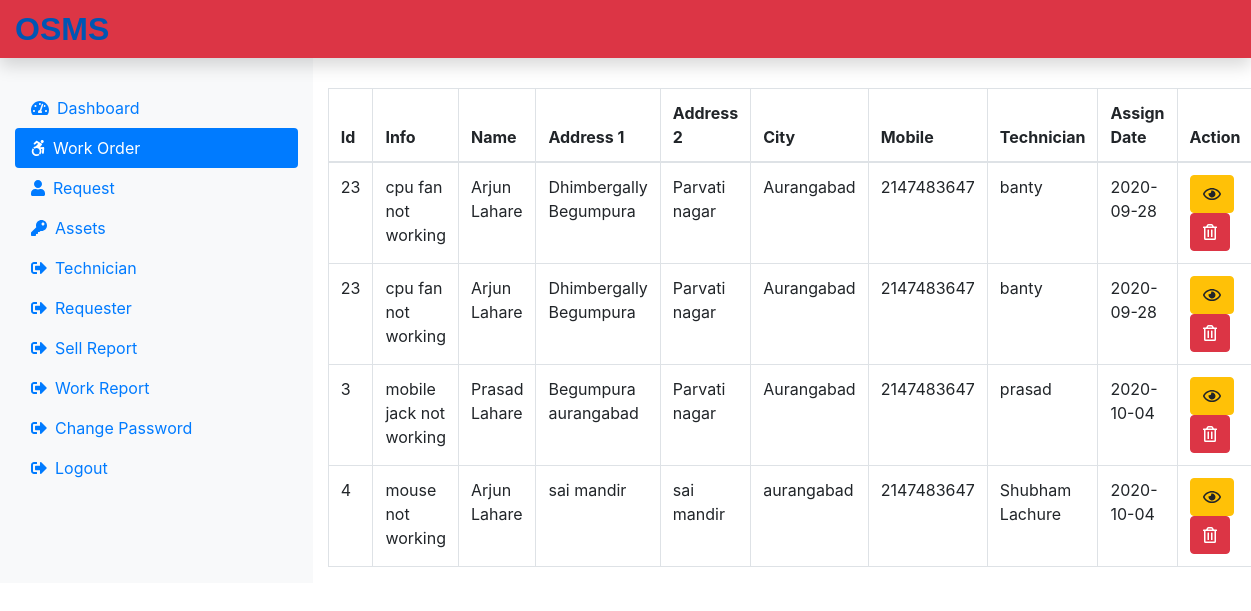
The app's page /admin/work.php (signed in) with its own data.
### tables this page shows
CREATE TABLE `assignwork` (
  `rno` int(11) NOT NULL,
  `assigninfo` text NOT NULL,
  `assigndesc` varchar(60) NOT NULL,
  `assignname` varchar(60) NOT NULL,
  `assignadd1` text NOT NULL,
  `assignadd2` text NOT NULL,
  `assigncity` varchar(60) NOT NULL,
  `assignstate` varchar(60) NOT NULL,
  `assignzip` int(11) NOT NULL,
  `assignemail` varchar(60) NOT NULL,
  `assignmobile` int(11) NOT NULL,
  `assigntechnician` varchar(60) NOT NULL,
  `assigndate` date NOT NULL,
  `assignrequestid` int(11) NOT NULL
);

### admin/work.php (the view, shortened to what this page needs)
<?php
include('admininclude/header.php');
include('../dbconnection.php');
?>
<div class="col-md-9 mt-5">
<?php
    $sql = "SELECT * from assignwork";
    $result = $conn->query($sql);
    if ($result->num_rows> 0 ){
echo    '<table class="table table-bordered">';
echo    '<thead>';
echo    '<tr>';
echo        '<th scope="col">Id</th>';
echo        '<th scope="col">Info</th>';
echo        '<th scope="col">Name</th>';
echo        '<th scope="col">Address 1</th>';
echo        '<th scope="col">Address 2</th>';
echo        '<th scope="col">City</th>';
echo        '<th scope="col">Mobile</th>';
echo        '<th scope="col">Technician</th>';
echo        '<th scope="col">Assign Date</th>';
echo        '<th scope="col">Action</th>';
echo    '</tr>';
echo    '</thead>';
    echo '<tbody>';
        while($row = $result->fetch_assoc()){
            echo '<tr>';
                echo '<td>' .$row["assignrequestid"]. '</td>';
                echo '<td>' .$row["assigninfo"]. '</td>';
                echo '<td>' .$row["assignname"]. '</td>';
                echo '<td>' .$row["assignadd1"]. '</td>';
                echo '<td>' .$row["assignadd2"]. '</td>';
                echo '<td>' .$row["assigncity"]. '</td>';
                echo '<td>' .$row["assignmobile"]. '</td>';
                echo '<td>' .$row["assigntechnician"]. '</td>';
                echo '<td>' .$row["assigndate"]. '</td>';
                echo '<td>' ;
              echo '<form action="viewassignwork.php" method="POST" class="d-inline">';
            echo    '<input type="hidden" name="id" value='.$row["assignrequestid"].'>
                <button class="btn btn-warning" name="view" value="View" type="Submit"> <i class="far fa-eye"></i> </button>';
            echo    '</form>';
            echo '<form action="" method="POST" class="d-inline">';
            echo    '<input type="hidden" name="id" value='.$row["assignrequestid"].'>
                <button class="btn btn-danger" name="delete" value="delete" type="Submit"><i class="far fa-trash-alt"></i></button>';
            echo    '</form>';
        }
    echo '</tbody>';
    echo    '</table>';
} else {
    echo '0 result';
}
?>
</div>
<?php
include('admininclude/footer.php');
?>

### admin/admininclude/header.php (shortened to what this page needs)
<!DOCTYPE html>
<html lang="en">
<head>
    <link rel="stylesheet" href="../css/bootstrap.min.css">
    <link rel="stylesheet" href="../css/all.min.css">
    <link rel="stylesheet" href="../css/mystyle.css">
</head>
<body>
<nav class="navbar navbar-dar fixed-top bg-danger p-0 shadow">
<a class="navbar-brand col-sm-2 col-md-3 mr-0" href="dashboard.php">OSMS</a>
</nav>
<div class="container-fluid" style="margin-top: 40px;">
    <div class="row">
        <nav class="col-md-3 col-sm-2 bg-light sidebar py-5 d-print-none">
            <div class="sidebar-sticky nav-pills">
                <ul class="nav flex-column">
                    <li class="nav-item"><a href="dashboard.php"class="nav-link <?php if (PAGE=='dashboard'){echo 'active';}?>" ><i class="fas fa-tachometer-alt mr-2"></i>Dashboard</a></li>
                    <li class="nav-item"><a href="work.php" class="nav-link <?php if (PAGE=='work'){echo 'active';}?>"><i class="fab fa-accessible-icon mr-2"></i>Work Order</a></li>
                    <li class="nav-item"><a href="request.php" class="nav-link <?php if (PAGE=='request'){echo 'active';}?> "><i class="fas fa-user mr-2"></i>Request</a></li>
                    <li class="nav-item"><a href="assets.php" class="nav-link <?php if (PAGE=='assets'){echo 'active';}?> "><i class="fas fa-key mr-2"></i>Assets</a></li>
                    <li class="nav-item"><a href="technician.php" class="nav-link <?php if (PAGE=='technician'){echo 'active';}?>"><i class="fas fa-sign-out-alt mr-2"></i>Technician</a></li>
                    <li class="nav-item"><a href="requester.php" class="nav-link <?php if (PAGE=='requester'){echo 'active';}?>"><i class="fas fa-sign-out-alt mr-2"></i>Requester</a></li>
                    <li class="nav-item"><a href="sellreport.php" class="nav-link <?php if (PAGE=='sellreport'){echo 'active';}?>"><i class="fas fa-sign-out-alt mr-2"></i>Sell Report</a></li>
                    <li class="nav-item"><a href="workreport.php" class="nav-link <?php if (PAGE=='workreport'){echo 'active';}?>"><i class="fas fa-sign-out-alt mr-2"></i>Work Report</a></li>
                    <li class="nav-item"><a href="changepassword.php" class="nav-link <?php if (PAGE=='changepassword'){echo 'active';}?>"><i class="fas fa-sign-out-alt mr-2"></i>Change Password</a></li>
                    <li class="nav-item"><a href="logout.php" class="nav-link" ><i class="fas fa-sign-out-alt mr-2"></i>Logout</a></li>
                </ul>
            </div>
        </nav>

### admin/admininclude/footer.php (shortened to what this page needs)
</div>
</div>
</body>
</html>

### css/mystyle.css (style rules this page uses)
.navbar-brand { font-family: "Ubuntu", sans-serif; font-size: 2em; font-weight: bold; color: white; }

### records on screen
assignwork: assignrequestid "23", assigninfo "cpu fan not working", assignname "Arjun Lahare", assignadd1 "Dhimbergally Begumpura", assignadd2 "Parvati nagar", assigncity "Aurangabad", assignmobile "2147483647", assigntechnician "banty", assigndate "2020-09-28"
assignwork: assignrequestid "23", assigninfo "cpu fan not working", assignname "Arjun Lahare", assignadd1 "Dhimbergally Begumpura", assignadd2 "Parvati nagar", assigncity "Aurangabad", assignmobile "2147483647", assigntechnician "banty", assigndate "2020-09-28"
assignwork: assignrequestid "3", assigninfo "mobile jack not working", assignname "Prasad Lahare", assignadd1 "Begumpura aurangabad", assignadd2 "Parvati nagar", assigncity "Aurangabad", assignmobile "2147483647", assigntechnician "prasad", assigndate "2020-10-04"
assignwork: assignrequestid "4", assigninfo "mouse not working", assignname "Arjun Lahare", assignadd1 "sai mandir", assignadd2 "sai mandir", assigncity "aurangabad", assignmobile "2147483647", assigntechnician "Shubham Lachure", assigndate "2020-10-04"
